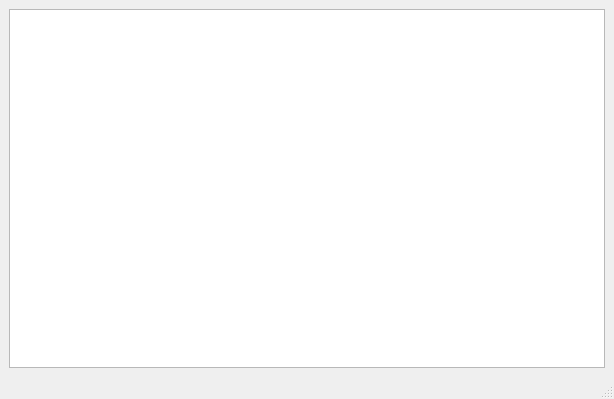
<?xml version="1.0" encoding="UTF-8"?>
<ui version="4.0">
 <class>MainWindow</class>
 <widget class="QMainWindow" name="MainWindow">
  <property name="geometry">
   <rect>
    <x>0</x>
    <y>0</y>
    <width>614</width>
    <height>399</height>
   </rect>
  </property>
  <property name="windowTitle">
   <string>Movig Objects</string>
  </property>
  <widget class="QWidget" name="centralwidget">
   <layout class="QVBoxLayout">
    <property name="spacing">
     <number>6</number>
    </property>
    <property name="leftMargin">
     <number>9</number>
    </property>
    <property name="topMargin">
     <number>9</number>
    </property>
    <property name="rightMargin">
     <number>9</number>
    </property>
    <property name="bottomMargin">
     <number>9</number>
    </property>
    <item>
     <widget class="QGraphicsView" name="graphicsView"/>
    </item>
   </layout>
  </widget>
  <widget class="QMenuBar" name="menubar">
   <property name="geometry">
    <rect>
     <x>0</x>
     <y>0</y>
     <width>614</width>
     <height>20</height>
    </rect>
   </property>
  </widget>
  <widget class="QStatusBar" name="statusbar"/>
 </widget>
 <resources/>
 <connections/>
</ui>
